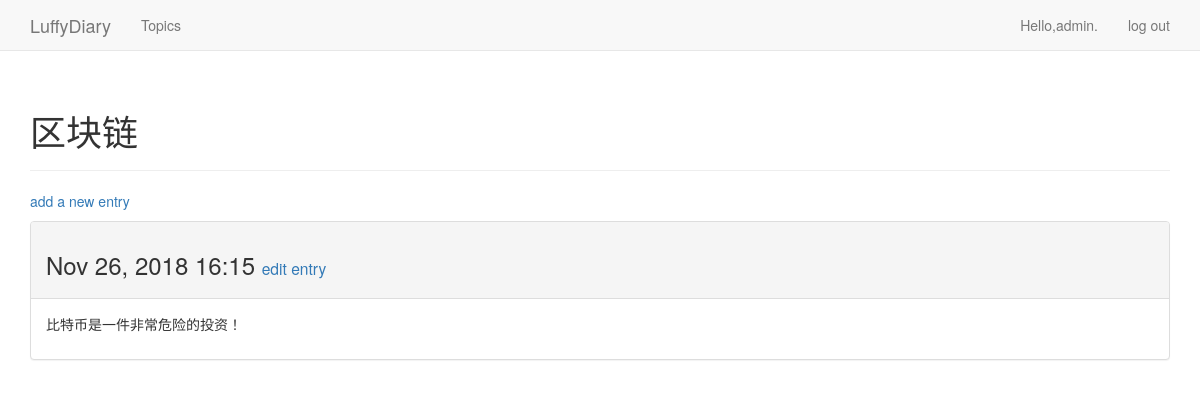
/topics/7/ (signed in), run on the app's committed database.
### luffydiary_logs/models.py (models this page shows, shortened)
class Topic(models.Model):
    text = models.CharField(max_length=200)
    date_added = models.DateTimeField(auto_now_add=True)
    owner = models.ForeignKey(User,on_delete=models.CASCADE)
    def __str__(self):
        return self.text

class Entry(models.Model):
    topic = models.ForeignKey(Topic,on_delete=models.CASCADE)
    text = models.TextField()
    date_added = models.DateTimeField(auto_now_add=True)
    class Meta:
        verbose_name_plural = 'entries'

### luffydiary_logs/views.py (the view)
# urls.py: url(r'^topics/(?P<topic_id>\d+)/$',views.topic,name='topic'),
@login_required
def topic(request, topic_id):
    topic = Topic.objects.get(id=topic_id)
    if topic.owner != request.user:
        raise Http404
    entries = topic.entry_set.order_by('-date_added')
    context = {'topic':topic,'entries':entries}
    return render(request, 'luffydiary_logs/topic.html',context)

### luffydiary_logs/templates/luffydiary_logs/topic.html
{% extends "luffydiary_logs/base.html" %}
{% block header %}
    <h1>{{ topic }}</h1>
{% endblock header %}
{% block content %}
    <p>
        <a href="{% url 'luffydiary_logs:new_entry' topic.id %}">add a new entry</a>
    </p>
    {% for entry in entries %}
        <div class="panel panel-default">
            <div class="panel-heading">
                <h3>
                    {{ entry.date_added|date:'M d, Y H:i' }}
                    <small>
                        <a href="{% url 'luffydiary_logs:edit_entry' entry.id %}">edit entry</a>
                    </small>
                </h3>
            </div>
            <div class="panel-body">
                {{ entry.text|linebreaks }}
            </div>
        </div>
    {% empty %}
        There are no entries for this topic yet!
    {% endfor %}
{% endblock content %}

### luffydiary_logs/templates/luffydiary_logs/base.html (shortened to what this page needs)
{% load bootstrap3 %}
<!DOCTYPE html>
<html lang="en">
    <head>
        {% bootstrap_css %}
    </head>
    <body>
        <nav class="navbar navbar-default navbar-static-top">
            <div class="container">
                <div class="navbar-hearder">
                     <a class="navbar-brand" href="{% url 'luffydiary_logs:index' %}">LuffyDiary</a>
                </div>
                <div id="navbar" class="navbar-collapse collapse">
                    <ul class="nav navbar-nav">
                        <li><a href="{% url 'luffydiary_logs:topics' %}">Topics</a></li>
                    </ul>
                    <ul class="nav navbar-nav navbar-right">
                        {% if user.is_authenticated %}
                            <li><a>Hello,{{ user.username }}.</a></li>
                            <li><a href="{% url 'users:logout' %}">log out</a></li>
                        {% else %}
                            <li><a href="{% url 'users:register' %}">register</a></li>
                            <li><a href="{% url 'users:login' %}">log in</a></li>
                        {% endif %}
                    </ul>
                </div>
            </div>
        </nav>
            <div class="container">
                <div class="page-header">
                    {% block header %}{% endblock header %}
                </div>
                <div>
                    {% block content %}{% endblock content %}
                </div>
            </div>
    </body>
</html>

### data on the page
Topic: text "区块链"
Entry: date_added "Nov 26, 2018 16:15", text "比特币是一件非常危险的投资！"

### other printed values
{{ user.username }} "admin"
